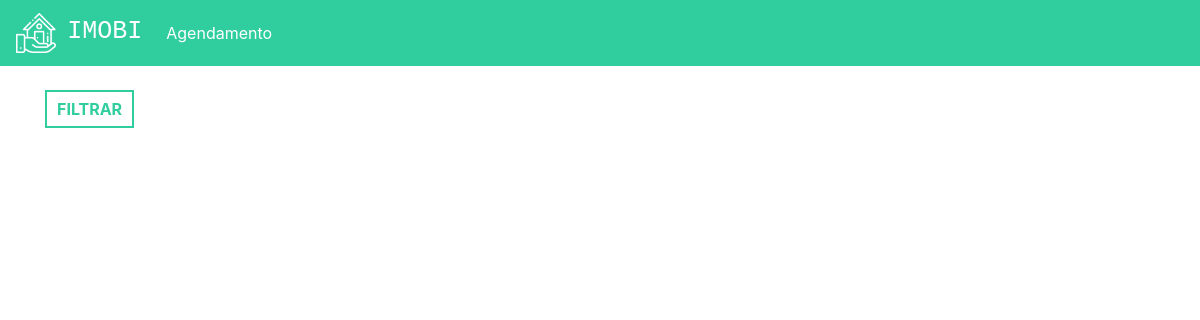
Before: / (signed in) with the older database file.
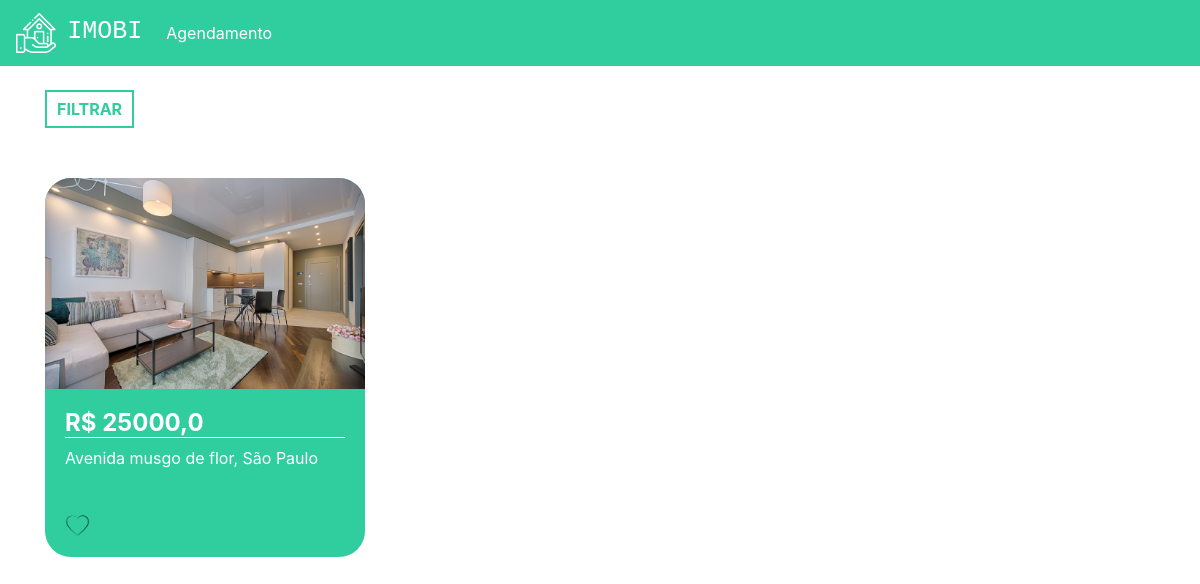
After: the same page with the newer database file.
### plataforma/models.py (models this page shows, shortened)
class Imovei(models.Model):
    choices = (('V', 'Venda'),
               ('A', 'Aluguel'))
    choices_imovel = (('A', 'Apartamento'),
                      ('C', 'Casa'))
    imagens = models.ManyToManyField(Imagem)
    valor = models.FloatField()
    quartos = models.IntegerField()
    tamanho = models.FloatField()
    cidade = models.ForeignKey(Cidade, on_delete=models.DO_NOTHING)
    rua = models.CharField(max_length=50)
    tipo = models.CharField(max_length=1, choices=choices)
    tipo_imovel = models.CharField(max_length=1, choices=choices_imovel)
    numero = models.IntegerField()
    descricao = models.TextField()
    dias_visita = models.ManyToManyField(DiasVisita)
    horarios = models.ManyToManyField(Horario)

class Imagem(models.Model):
    img = models.ImageField(upload_to='img')

class Cidade(models.Model):
    nome = models.CharField(max_length=30)
    def __str__(self):
        return self.nome

### plataforma/views.py (the view)
# urls.py: path('', views.home, name = 'home'),
@login_required(login_url="/auth/logar") #a pagina só pode ser acessada se o usuario estive logado
def home(request):
  preco_minimo = request.GET.get('preco_minimo')
  preco_maximo = request.GET.get('preco_maximo')
  cidade = request.GET.get('cidade')
  tipo = request.GET.getlist('tipo')
  if preco_minimo or preco_maximo or cidade or tipo:
    if not preco_minimo:
       preco_minimo = 0
    if not preco_maximo:
         preco_maximo = 999999999999
    if not tipo:
         tipo = ['A', 'C']
    imoveis = Imovei.objects.filter(valor__gte=preco_minimo).filter(valor__lte=preco_maximo).filter(tipo_imovel__in=tipo).filter(cidade=cidade)
  else:
    imoveis = Imovei.objects.all()
  cidades = Cidade.objects.all
  return render(request, 'home.html', {'imoveis': imoveis, 'cidades': cidades})

### plataforma/templates/home.html (shortened to what this page needs)
{% extends 'base.html' %}
{% load static %}
{% block 'head' %}
<link rel="stylesheet" href="{% static 'plataforma/css/home.css' %}">
{% endblock %}
{% block 'body' %}
<div class="container">
<br>
<button type="button" class="btn_filtrar" data-toggle="modal"
data-target="#exampleModal">
FILTRAR
</button>
<div class="row">
{% for imovel in imoveis %}
<div class="col-md cont">
<div class="card_imovel">
<img class="img_capa_imovel" src="{{imovel.imagens.all.0.img.url}}">
<div class="informacoes_imoveis">
<a class="a_none" href="{% url 'imovel' imovel.id %}"><h4 class="valor">R$ {{imovel.valor}}</h4></a>
<p>{{imovel.rua}}, {{imovel.cidade}}</p>
<br>
<img width="9%" src="{% static 'plataforma/img/gostar.png' %}">
</div>
</div>
</div>
{% endfor %}
</div>
</div>
{% endblock %}

### templates/base.html (shortened to what this page needs)
{% load static %}
<!doctype html>
<html lang="pt-BR">
<head>
{% block 'head' %}{% endblock %}
<link rel="stylesheet" href="https://cdn.jsdelivr.net/npm/bootstrap@4.6.1/dist/css/bootstrap.min.css">
</head>
<body>
  {% if user.is_authenticated %}
<nav class="navbar navbar-expand-lg navbar-dark bg_navbar">
  <a class="navbar-brand" href="{% url 'home' %}">
    <img width="40" src="{% static 'autenticacao/img/logo.png' %}">
    &nbsp<h3 class="font_logo">IMOBI</h3></a>
    <div class="collapse navbar-collapse" id="navbarNav">
    <ul class="navbar-nav">
    <li class="nav-item active">
    <a class="nav-link" href="">Agendamento</a>
    </li>
    </ul>
    </div>
    </nav>
    {% endif %}
{% block 'body' %}{% endblock %}
</body>
</html>

### templates/static/plataforma/css/home.css (style rules this page uses)
.bg_navbar { background-color: #30CD9E; }
.font_logo { font-family: 'Courier New', Courier, monospace; font-size: 25px; display: inline; }
.card_imovel { background-color: #30CD9E; width: 20rem; margin-top: 50px; border-radius: 26px; }
.img_capa_imovel { width: 100%; border-top-left-radius: 26px; border-top-right-radius: 26px; }
.informacoes_imoveis { padding: 20px; color: white; }
.valor { font-weight: bold; border-bottom: 1px solid white; }
.btn_filtrar { border: none; background-color: transparent; border: 2px solid #30CD9E; color: #30CD9E; padding: 5px 10px 5px 10px; font-weight: bold; }
.a_none { color: white; }

Changed rows visible on the page:
added Imovei: imagens.all.0.img (picture), valor "25000,0", rua "Avenida musgo de flor", cidade "São Paulo"
